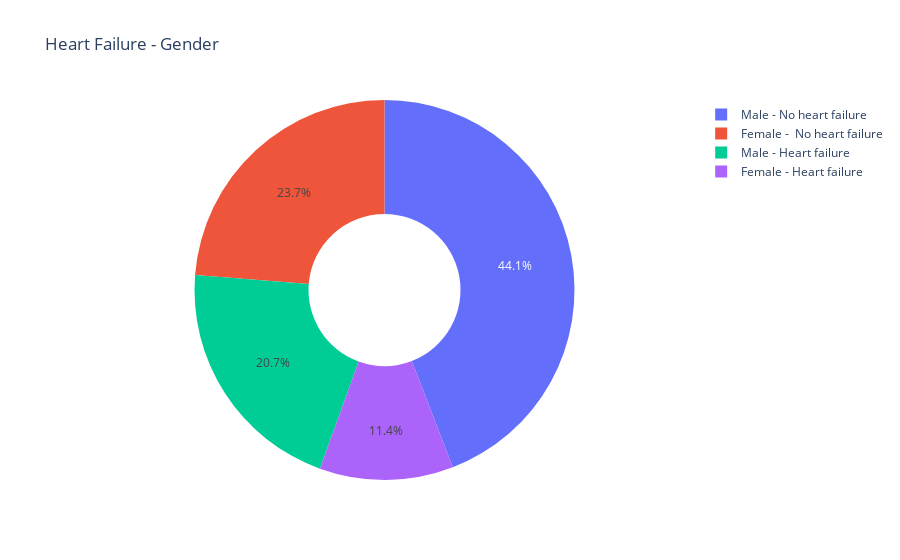

Notebook code for this chart:
### Code cell
import plotly.graph_objs as go
male = df[df["sex"]==1]
female = df[df["sex"]==0]

male_fail = male[df["Heart_failure"]==0]
male_not = male[df["Heart_failure"]==1]
female_fail = female[df["Heart_failure"]==0]
female_not = female[df["Heart_failure"]==1]

labels = ['Male - No heart failure','Male - Heart failure', "Female -  No heart failure", "Female - Heart failure"]
values = [len(male[df["Heart_failure"]==0]),len(male[df["Heart_failure"]==1]),
         len(female[df["Heart_failure"]==0]),len(female[df["Heart_failure"]==1])]
fig = go.Figure(data=[go.Pie(labels=labels, values=values, hole=.4)])
fig.update_layout(
    title_text="Heart Failure - Gender")
fig.show()

### Figure 1 — Plotly figure (JSON) as saved in the notebook; plotly's stock layout.template omitted (floating-point values rounded to 4 significant figures)
{"data": [{"hole": 0.4, "labels": ["Male - No heart failure", "Male - Heart failure", "Female -  No heart failure", "Female - Heart failure"], "type": "pie", "values": [132, 62, 71, 34]}], "layout": {"title": {"text": "Heart Failure - Gender"}}}
